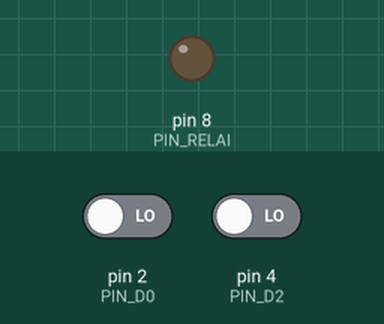
Simulated run of this sketch. Board: Arduino Uno, built with avr-gcc and run on an emulated ATmega328P. On the bench: output pins drawn as LEDs (lit = HIGH). The test bench sets the inputs (shaded band); at power-on: pin 4 (PIN_D2) LOW, pin 2 (PIN_D0) LOW.

Above: at 1.2 s.
1.3 s: pin 4 (PIN_D2) driven HIGH
At 1.6 s:
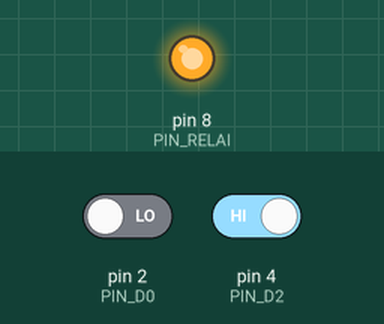
2.8 s: pin 2 (PIN_D0) driven HIGH
At 3.8 s:
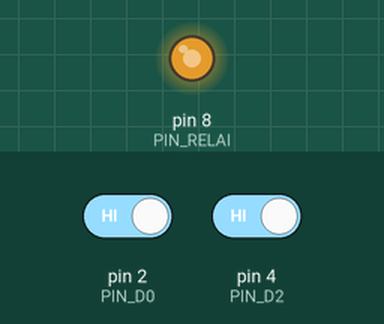
4.3 s: pin 4 (PIN_D2) driven LOW
At 4.9 s:
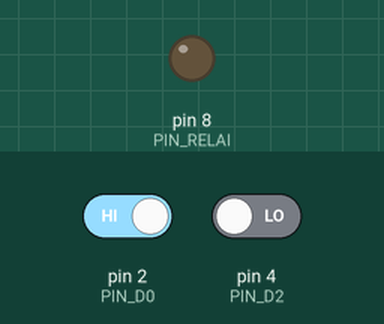
Timing chart, 0 to 7.3 s (numbered marks = the images above; inputs shaded):
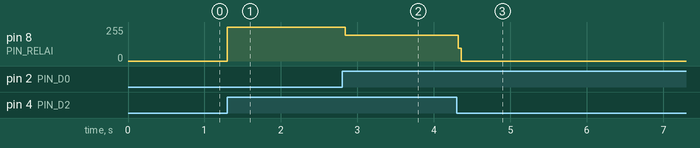

The sketch:

RC315Lampu.ino
```cpp
//-----------------------------------------
// Contoh penggunaan remote control 315MHz
//   untuk mengendalikan satu lampu 220V
//-----------------------------------------

const int PIN_D0 = 2; // Tombol B
const int PIN_D2 = 4; // Tombol A
const int PIN_RELAI = 8;

void setup() {
  pinMode(PIN_D0, INPUT);
  pinMode(PIN_D2, INPUT);

  pinMode(PIN_RELAI, OUTPUT);
}

void loop() {
  int d0 = digitalRead(PIN_D0);
  int d2 = digitalRead(PIN_D2);

  if (d0 == HIGH)
    digitalWrite(PIN_RELAI, LOW);

  if (d2 == HIGH)
    digitalWrite(PIN_RELAI, HIGH);
}
```

Measured:
- after the input at 1.3 s, pin 8 (PIN_RELAI): 0/255 → 255/255 at once
- after the input at 2.8 s, pin 8 (PIN_RELAI): 255/255 → 194/255 at once
- after the input at 4.3 s, pin 8 (PIN_RELAI): 194/255 → 0/255 at once
